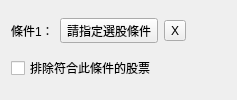
         <widget class="QWidget" name="widget_12" native="true">
          <layout class="QVBoxLayout" name="verticalLayout_20">
           <item>
            <layout class="QHBoxLayout" name="horizontalLayout_51">
             <item>
              <widget class="QLabel" name="label_52">
               <property name="text">
                <string>條件1：</string>
               </property>
              </widget>
             </item>
             <item>
              <widget class="QToolButton" name="toolButton_38">
               <property name="text">
                <string>請指定選股條件</string>
               </property>
              </widget>
             </item>
             <item>
              <widget class="QToolButton" name="toolButton_39">
               <property name="text">
                <string>X</string>
               </property>
              </widget>
             </item>
             <item>
              <spacer name="horizontalSpacer_34">
               <property name="orientation">
                <enum>Qt::Horizontal</enum>
               </property>
               <property name="sizeHint" stdset="0">
                <size>
                 <width>40</width>
                 <height>20</height>
                </size>
               </property>
              </spacer>
             </item>
            </layout>
           </item>
           <item>
            <widget class="QCheckBox" name="checkBox_16">
             <property name="text">
              <string>排除符合此條件的股票</string>
             </property>
            </widget>
           </item>
          </layout>
         </widget>
